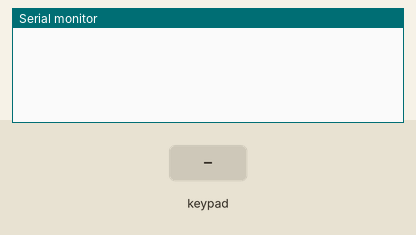
This sketch was run on a simulated Arduino Uno, built with avr-gcc and run on an emulated ATmega328P. Parts: the last lines printed to the serial monitor. Wiring (inferred from the names in the program): 4×3 keypad with keys 1 2 3 4 5 6 7 8 9 * 0 # (labels assumed): rows pin 5, pin 6, pin 7, pin 8; columns pin 2, pin 3, pin 4. The inputs (shaded band) are chosen by the test bench.

Above: at 1.2 s.
1.3 s: key '1' pressed
At 1.9 s:
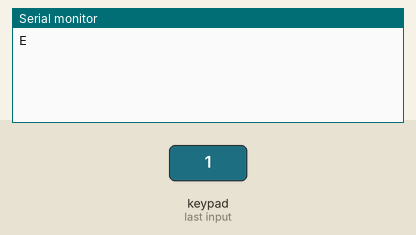
2.8 s: keypad keys 1 2 pressed 0.4 s apart
At 4.5 s:
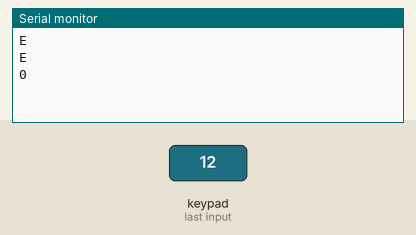
5.1 s: key '9' pressed
At 6.0 s:
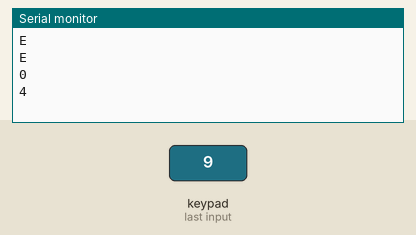
6.6 s: keypad keys 2 5 pressed 0.4 s apart
At 7.4 s:
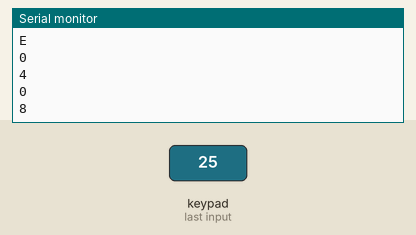
Timing chart, 0 to 9.6 s (numbered marks = the images above; inputs shaded):
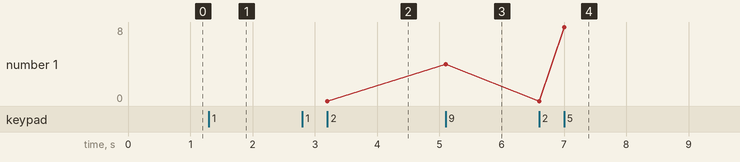

The sketch:

Klaviatuur.ino
```cpp
/*
 * Klaviatuur
 *
 * Sketš loeb 16-klahviliselt klaviatuurilt skanneerimismeetodi abil vajutatavate klahvide väärtuseid.
 */


byte rows[] = { 1, 2, 3, 4 }; // klemmid, mille küljes on klahvistiku read
byte cols[] = { 5, 6, 7, 8 }; // klemmid, mille küljes on klahvistiku veerud
byte keys[4][4] = {           // klaviatuuri nuppude kaardistus
  { 0xD, 0xE, 0, 0xF },
  { 0xC, 9, 8, 7 },
  { 0xB, 6, 5, 4 },
  { 0xA, 3, 2, 1 }
};


void setup() {

  Serial.begin(9600);

  // seame kõik read väljunditeks ja tõstame nende potentsiaalid üles
  for (int i = 0; i < 4; i++) {
    pinMode(rows[i], OUTPUT);
    digitalWrite(rows[i], HIGH);
  }

  // seame kõik veerud sisenditeks ja tõstame nende potentsiaali samuti üles
  for (int i = 0; i < 4; i++) {
    pinMode(cols[i], INPUT_PULLUP);
  }

}


void loop() {

  // käime kogu klaviatuuri maatriksi läbi, seame ridade potentsiaali ühekaupa
  // madalaks ja vaatame, kas ja millist rida see mõjutas, mille kaudu saame teada,
  // mis klahv alla vajutatud on
  for (byte i = 0; i < 4; i++) {
    digitalWrite(rows[i], LOW);
    for (byte j = 0; j < 4; j++) {
      if (!digitalRead(cols[j])) {
        Serial.println(keys[j][i], HEX); // trükime klahvi kuuetestkümnendväärtuse välja
        delay(300); // siin asemel võib toimuda mingi tegevus
      }
    }
    digitalWrite(rows[i], HIGH);
  }

}
```

Measured:
- after the input at 1.3 s, the serial monitor: prints a new line at once (image 1)
- after the input at 2.8 s, the serial monitor: prints a new line after 0.40 s (image 2)
- after the input at 5.1 s, the serial monitor: prints a new line at once (image 3)
- after the input at 6.6 s, the serial monitor: prints a new line at once (image 4)
- plotted number 1: 0 → 4 after the input at 5.1 s, 4 → 8 after the input at 6.6 s
